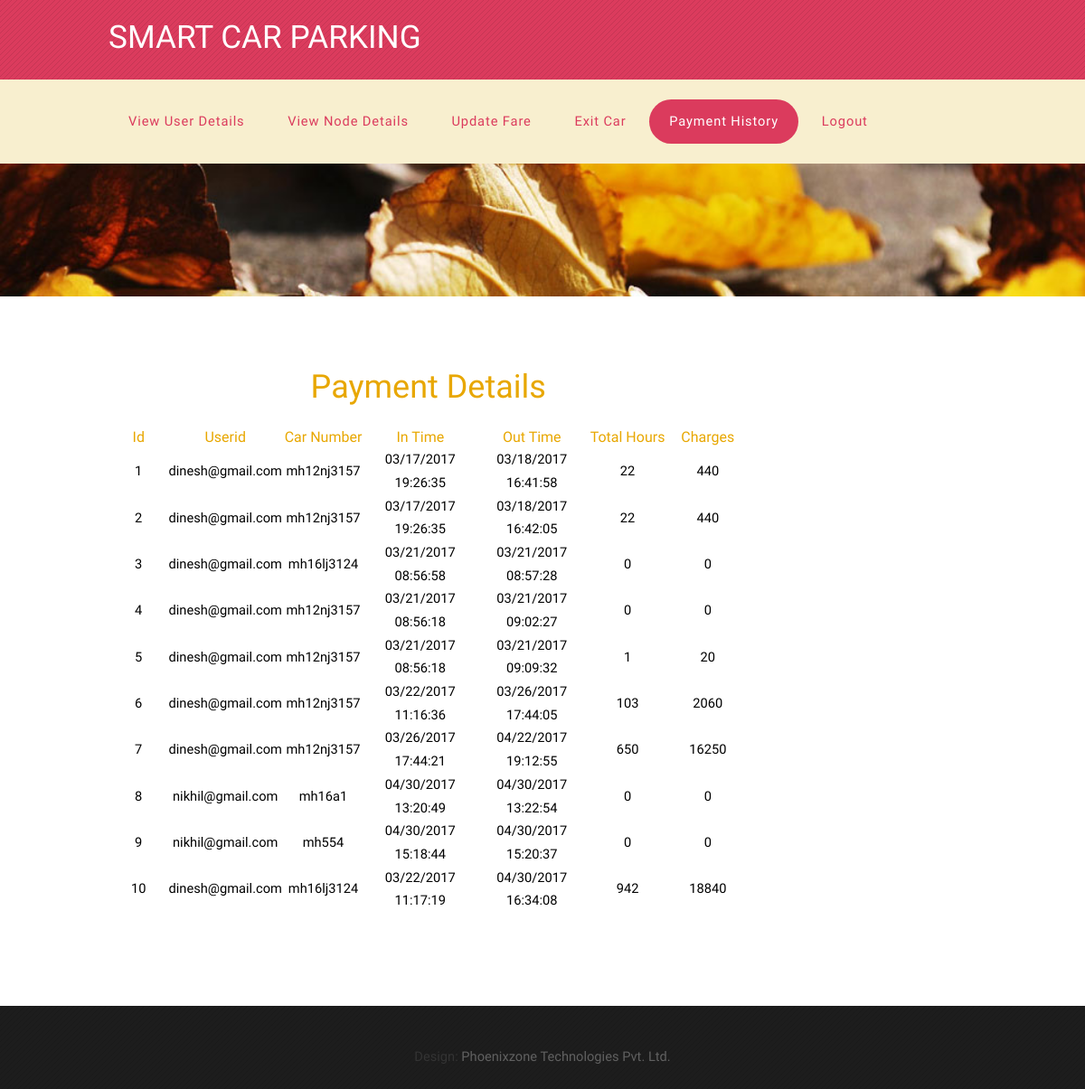
The app's page /Payment_Details.php (signed in) with its own data.
### tables this page shows
CREATE TABLE `payment_details` (
  `id` int(10) UNSIGNED NOT NULL,
  `userid` varchar(45) DEFAULT NULL,
  `carnumber` varchar(45) DEFAULT NULL,
  `in_time` varchar(45) DEFAULT NULL,
  `out_time` varchar(45) DEFAULT NULL,
  `total_hours` varchar(45) DEFAULT NULL,
  `payment` varchar(45) DEFAULT NULL
);

### Payment_Details.php (the view, shortened to what this page needs)
<!DOCTYPE HTML>
<html>
	<head>
	</head>
	<body>
	<form method="POST" action="" enctype="multipart/form-data">
		<div id="header">
			<div id="logo-wrapper">
				<div class="container">
						<div id="logo">
							<h1><a href="#">Smart Car Parking</a></h1>
						</div>
				</div>
			</div>
			<div class="container">
					<nav id="nav">
						<ul>
							<li><a href="user_details.php">View User Details</a></li>
							<li ><a href="node_details.php">View Node Details</a></li>
                            <li><a href="fare_details.php">Update Fare</a></li>
							<li><a href="admin_exit.php">Exit Car</a></li>
                            <li class="active"><a href="Payment_Details.php">Payment History</a></li>
							<li><a href="index.php">Logout</a></li>
						</ul>
					</nav>
			</div>
		</div>
		<div id="banner">
		</div>
		<div id="main">
			<div class="container">
				<div class="row">
					<div class="9u skel-cell-important">
						<section>
							<header>
								<h3 style="font-size:36px; color:#e8a701"  align="center">Payment Details</h3>
							</header>
<?php
$conn = mysqli_connect(DB_SERVER, DB_USER, DB_PASSWORD, DB_DATABASE);
$result = mysqli_query($conn, "SELECT *FROM payment_details") or die(mysqli_error());
if (mysqli_num_rows($result) > 0) {
    ?>
<div id="results">
<table  border="1" id="tbleresults" bordercolor="#db3b5d" width="100%">
<tr>
<td><h3 style="font-size:16px; color:#e8a701"  align="center">Id</h3></td>
<td><h3 style="font-size:16px; color:#e8a701"  align="center">Userid</h3></td>
<td><h3 style="font-size:16px; color:#e8a701"  align="center">Car Number</h3></td>
<td><h3 style="font-size:16px; color:#e8a701"  align="center">In Time</h3></td>
<td><h3 style="font-size:16px; color:#e8a701"  align="center">Out Time</h3></td>
<td><h3 style="font-size:16px; color:#e8a701"  align="center">Total Hours</h3></td>
<td><h3 style="font-size:16px; color:#e8a701"  align="center">Charges</h3></td>
</tr>
<?php
while ($row = mysqli_fetch_array($result)) {
        ?>
<tr>
<td style="vertical-align:middle" width="10%" align="center"><?php echo $row["id"]; ?></td>
<td style="vertical-align:middle"width="14%" align="center"><?php echo $row["userid"]; ?></td>
<td style="vertical-align:middle"width="13%" align="center"><?php echo $row["carnumber"]; ?></td>
<td style="vertical-align:middle"width="18%" align="center"><?php echo $row["in_time"]; ?></td>
<td style="vertical-align:middle"width="18%" align="center"><?php echo $row["out_time"]; ?></td>
<td style="vertical-align:middle"width="13%" align="center"><?php echo $row["total_hours"]; ?></td>
<td style="vertical-align:middle"width="13%" align="center"><?php echo $row["payment"]; ?></td>
</tr>
<?php
}
} else {
    echo 'No items found';
}
?>
</table>
</div>
						</section>
					</div>
				</div>
			</div>
		</div>
  <div id="copyright">
			<div class="container">
				<section>
					Design: <a href="www.thephoenixzone.com">Phoenixzone Technologies Pvt. Ltd.</a>
				</section>
</div>
		</div>
</form>
	</body>
</html>

### css/style.css (style rules this page uses)
body { background: #1d1d1d url(images/overlay.png) repeat; }
body,input,textarea,select { font-family: 'Questrial', sans-serif; font-size: 11pt; line-height: 1.75em; }
h1 a, h2 a, h3 a, h4 a, h5 a, h6 a { color: inherit; text-decoration: none; }
a { color: #db3b5d; }
p, ul, ol, dl, table { margin-bottom: 1em; }
header { margin-bottom: 2em; }
section, article { margin-bottom: 3em; }
section > :last-child, article > :last-child { margin-bottom: 0; }
section:last-child, article:last-child { margin-bottom: 0; }
#header { position: relative; background: #f8efcf; }
#logo-wrapper { position: relative; background: #db3b5d url(images/overlay.png) repeat; }
#logo { position: relative; }
#logo h1 { position: absolute; top: 2em; left: 0; color: #FFF; }
#logo a { display: block; text-transform: uppercase; text-decoration: none; font-size: 2.4em; color: #FFF; }
#nav { padding: 1.50em 0em 0.50em 0em; }
#nav > ul > li { display: inline-block; }
#nav > ul > li > a, #nav > ul > li > span { display: inline-block; padding: 0.80em 1.5em; letter-spacing: 0.06em; text-decoration: none; font-size: 12; color: #db3b5d; outline: 0; }
#nav li.active a { background: #db3b5d; border-radius: 25px; color: #FFF; }
#banner { position: relative; background: #333 url(../images/banner.jpg) no-repeat center; background-size: cover; color: #fff; }
#main { position: relative; padding: 6em 0em; background: #fff; }
#copyright { position: relative; padding: 3em 0em; text-align: center; color: rgba(255,255,255,.1); }
#copyright a { text-decoration: none; color: rgba(255,255,255,.3); }

### css/style-desktop.css (style rules this page uses)
body,input,textarea,select { font-size: 11pt; }
#logo-wrapper { height: 6em; min-height: 6em; }
#banner { padding: 5em 0em; }

### records on screen
payment_details: id "1", userid "dinesh@gmail.com", carnumber "mh12nj3157", in_time "03/17/2017 19:26:35", out_time "03/18/2017 16:41:58", total_hours "22", payment "440"
payment_details: id "2", userid "dinesh@gmail.com", carnumber "mh12nj3157", in_time "03/17/2017 19:26:35", out_time "03/18/2017 16:42:05", total_hours "22", payment "440"
payment_details: id "3", userid "dinesh@gmail.com", carnumber "mh16lj3124", in_time "03/21/2017 08:56:58", out_time "03/21/2017 08:57:28", total_hours "0", payment "0"
payment_details: id "4", userid "dinesh@gmail.com", carnumber "mh12nj3157", in_time "03/21/2017 08:56:18", out_time "03/21/2017 09:02:27", total_hours "0", payment "0"
payment_details: id "5", userid "dinesh@gmail.com", carnumber "mh12nj3157", in_time "03/21/2017 08:56:18", out_time "03/21/2017 09:09:32", total_hours "1", payment "20"
payment_details: id "6", userid "dinesh@gmail.com", carnumber "mh12nj3157", in_time "03/22/2017 11:16:36", out_time "03/26/2017 17:44:05", total_hours "103", payment "2060"
payment_details: id "7", userid "dinesh@gmail.com", carnumber "mh12nj3157", in_time "03/26/2017 17:44:21", out_time "04/22/2017 19:12:55", total_hours "650", payment "16250"
payment_details: id "8", userid "nikhil@gmail.com", carnumber "mh16a1", in_time "04/30/2017 13:20:49", out_time "04/30/2017 13:22:54", total_hours "0", payment "0"
payment_details: id "9", userid "nikhil@gmail.com", carnumber "mh554", in_time "04/30/2017 15:18:44", out_time "04/30/2017 15:20:37", total_hours "0", payment "0"
payment_details: id "10", userid "dinesh@gmail.com", carnumber "mh16lj3124", in_time "03/22/2017 11:17:19", out_time "04/30/2017 16:34:08", total_hours "942", payment "18840"
